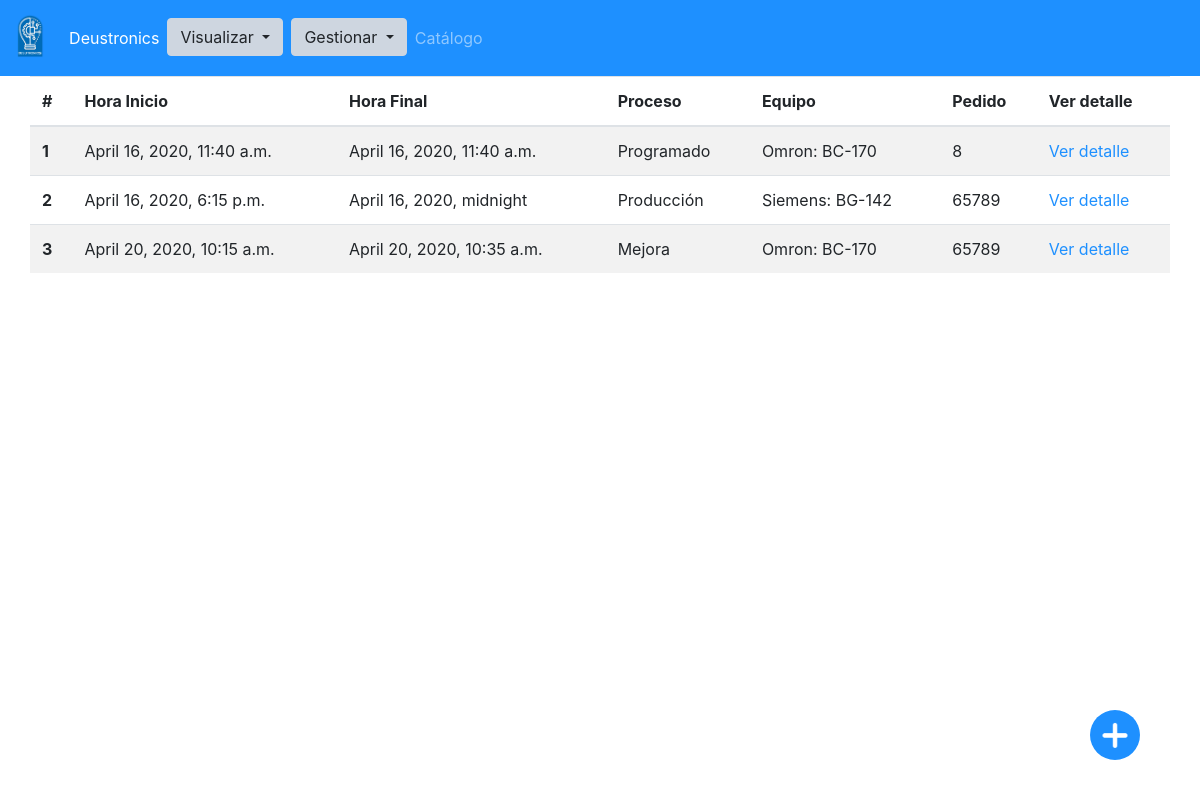
Page /tareas/ on the earlier database version.
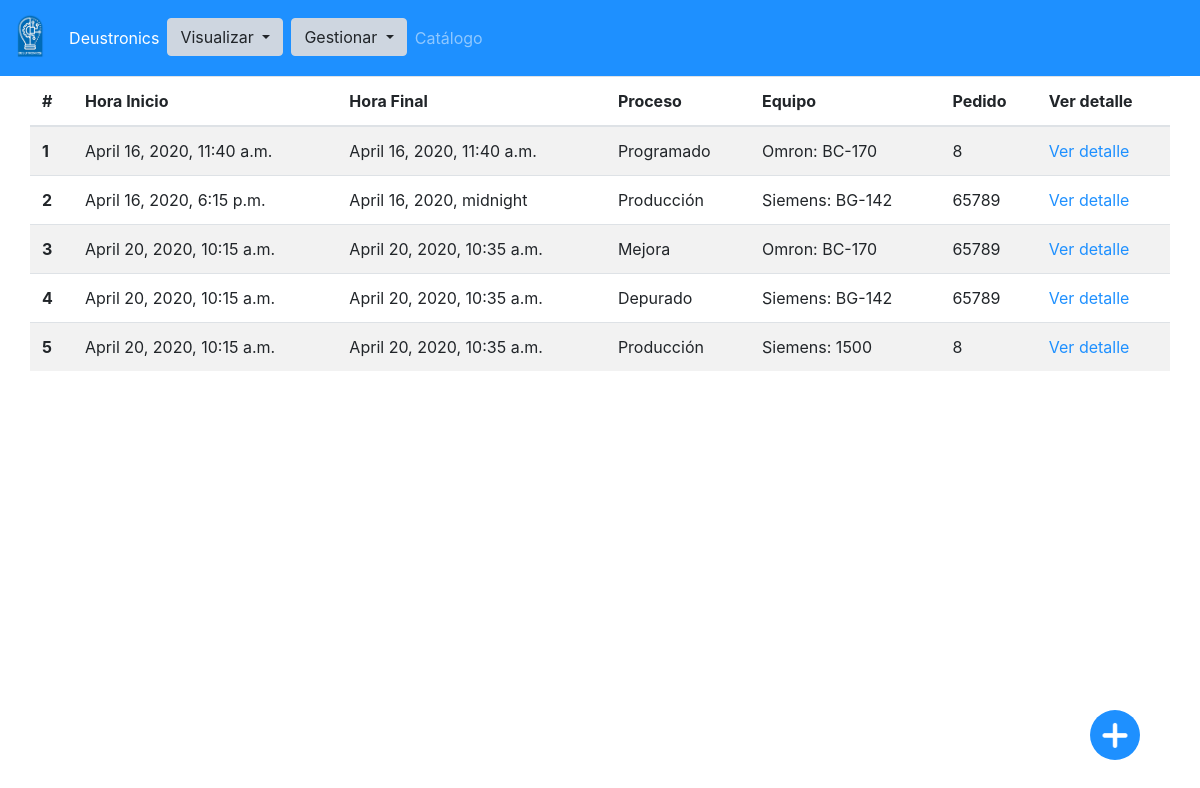
Same page on the later database version.
### app/models.py (models this page shows, shortened)
class Tarea(models.Model):
    hora_inicio = models.DateTimeField()
    hora_fin = models.DateTimeField()
    equipo = models.ForeignKey(Equipo, on_delete=models.SET_NULL, null=True)
    proceso = models.ForeignKey(Proceso, on_delete=models.SET_NULL, null=True)
    pedido = models.ForeignKey(Pedido, on_delete=models.SET_NULL, null=True)
    empleados_asignados = models.ManyToManyField(Empleado)

class Proceso(models.Model):
    nombre = models.CharField(max_length=100)
    def __str__(self):
       return self.nombre

class Equipo(models.Model):
    marca = models.CharField(max_length=100)
    modelo = models.CharField(max_length=100)
    tipo = models.ForeignKey(TipoEquipo, on_delete=models.SET_NULL, null=True)
    fecha_adquisicion = models.DateField()
    fecha_instalacion = models.DateField()
    fecha_ultimo_mantenimiento = models.DateField()
    def __str__(self):
       return str(f"{self.marca}: {self.modelo}")

class Pedido(models.Model):
    planificado = models.BooleanField()
    producido = models.BooleanField()
    cantidad = models.IntegerField()
    catalogo = models.ForeignKey(
        Catalogo, on_delete=models.SET_NULL, null=True)
    cliente = models.ForeignKey(Cliente, on_delete=models.SET_NULL, null=True)
    def __str__(self):
       return str(self.cantidad)

### app/views.py (the view, shortened to what this page needs)
# urls.py: path('tareas/', views.TareaListView.as_view(), name='tarea_lista'),
class TareaListView(View):
    model = Tarea
    template_name = 'tarea_lista.html'
    queryset = Tarea.objects.all()
    context_object_name = 'tareas'
    def get(self, req, *args, **kwargs):
        form =TareaForm()
        data=Tarea.objects.all()
        context={'form':form,'tareas':data, 'urlBotonFlotante':reverse('tarea_create')}
        return render(req, 'tarea_lista.html', context)

### app/templates/tarea_lista.html
{%extends 'base.html'%} {% block content%}
<table class="table table-striped">
  <thead>
    <tr>
      <th scope="col">#</th>
      <th scope="col">Hora Inicio</th>
      <th scope="col">Hora Final</th>
      <th scope="col">Proceso</th>
      <th scope="col">Equipo</th>
      <th scope="col">Pedido</th>
      <th scope="col">Ver detalle</th>
    </tr>
  </thead>
  <tbody>
    {%for tarea in tareas%}
    <tr>
      <th scope="row">{{tarea.id}}</th>
      <td>{{tarea.hora_inicio}}</td>
      <td>{{tarea.hora_fin}}</td>
      <td>{{tarea.proceso}}</td>
      <td>{{tarea.equipo}}</td>
      <td>{{tarea.pedido}}</td>
      <td><a href="{%url 'tarea_detalle' tarea.id %}"> Ver detalle</a></td>
    </tr>
    {%endfor%}
  </tbody>
</table>
{%endblock%}

Differences in the rows shown:
added Tarea: id "4", hora_inicio "April 20, 2020, 10:15 a.m.", hora_fin "April 20, 2020, 10:35 a.m.", proceso "Depurado", equipo "Siemens: BG-142", pedido "65789"
added Tarea: id "5", hora_inicio "April 20, 2020, 10:15 a.m.", hora_fin "April 20, 2020, 10:35 a.m.", proceso "Producción", equipo "Siemens: 1500", pedido "8"
